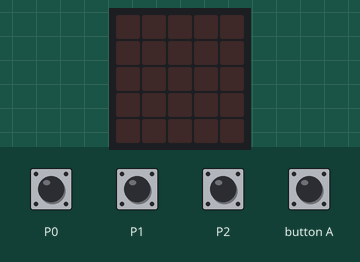
Simulated run of this program. Board: BBC micro:bit (MakeCode). On the bench: the board's 5×5 LED display. Inputs (shaded band) come from the test bench. Random numbers come from a fixed seed.

Above: at 1.2 s.
1.3 s: touch pin P2 pressed for 0.15 s
At 1.5 s:
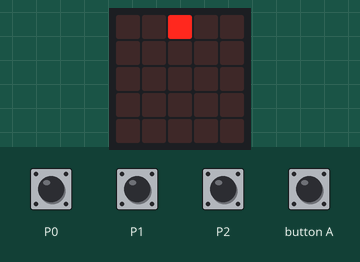
4.3 s: touch pin P1 pressed for 0.15 s
At 4.9 s:
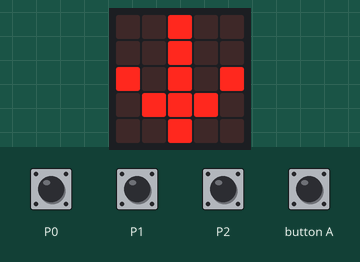
7.4 s: touch pin P0 pressed for 0.15 s
At 8.0 s:
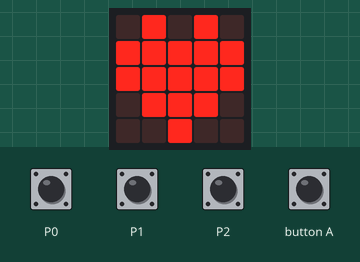
10.5 s: touch pin P1 pressed for 0.15 s
At 11.1 s:
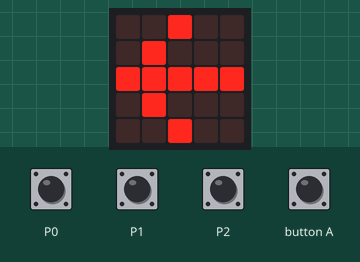
13.6 s: touch pin P1 pressed for 0.15 s
At 14.2 s:
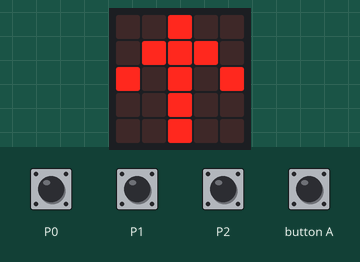
15.8 s: touch pin P1 pressed for 0.15 s
At 16.4 s:
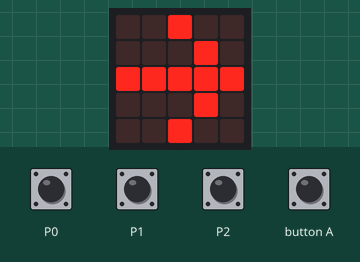

Measured:
- after the input at 1.3 s, the display: changes after 0.15 s (image 1)
- after the input at 13.6 s, the display: changes after 0.15 s (image 5)
- after the input at 15.8 s, the display: changes after 0.15 s (image 6)
- what the display in image 2 shows lasts 0.6 s, from 4.5 s to 5.1 s

The program:

main.ts
```typescript
let _1 = 0
let _2: game.LedSprite = null
let _3 = 0
input.onPinPressed(TouchPin.P0, function () {
    basic.showIcon(IconNames.Heart)
})
input.onGesture(Gesture.ScreenDown, function () {
    basic.clearScreen()
})
input.onButtonPressed(Button.A, function () {
    game.gameOver()
    basic.clearScreen()
})
input.onPinPressed(TouchPin.P2, function () {
    basic.clearScreen()
    _3 = 1
    _2 = game.createSprite(1, -1)
    for (let index = 0; index < 100; index++) {
        _2.turn(Direction.Right, randint(0, 100))
        _2.ifOnEdgeBounce()
        _2.move(1)
        basic.pause(100)
    }
    _3 = 0
    _2.delete()
})
input.onPinPressed(TouchPin.P1, function () {
    basic.clearScreen()
    _1 = randint(1, 4)
    if (_1 == 1) {
        basic.showArrow(ArrowNames.North)
    } else {
        if (_1 == 2) {
            basic.showArrow(ArrowNames.East)
        } else {
            if (_1 == 3) {
                basic.showArrow(ArrowNames.South)
            } else {
                if (_1 == 4) {
                    basic.showArrow(ArrowNames.West)
                }
            }
        }
    }
})
```

test.ts
```typescript
// 在此处测试；当此软件包作为插件使用时，将不会编译此软件包。
```
